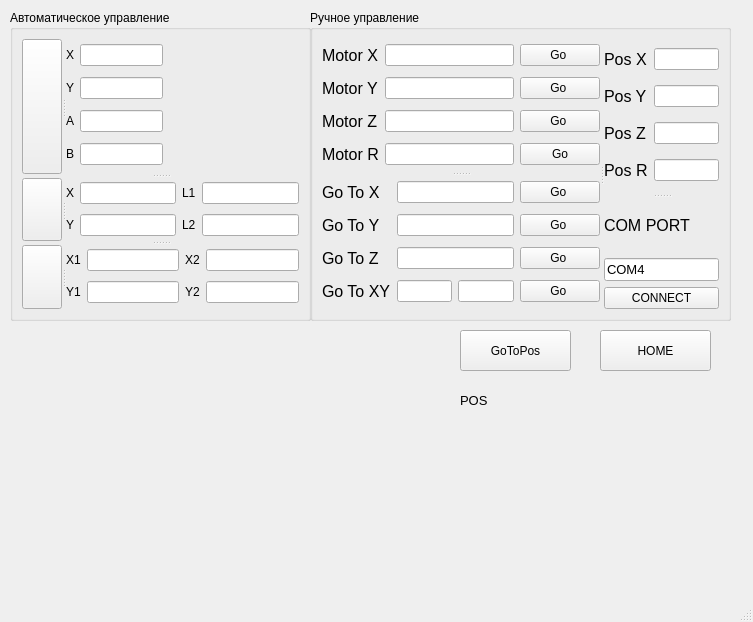
<?xml version="1.0" encoding="UTF-8"?>
<ui version="4.0">
 <class>MainWindow</class>
 <widget class="QMainWindow" name="MainWindow">
  <property name="geometry">
   <rect>
    <x>0</x>
    <y>0</y>
    <width>753</width>
    <height>622</height>
   </rect>
  </property>
  <property name="windowTitle">
   <string>MainWindow</string>
  </property>
  <widget class="QWidget" name="centralwidget">
   <widget class="QGroupBox" name="groupBox">
    <property name="geometry">
     <rect>
      <x>310</x>
      <y>10</y>
      <width>421</width>
      <height>311</height>
     </rect>
    </property>
    <property name="title">
     <string>Ручное управление</string>
    </property>
    <property name="flat">
     <bool>false</bool>
    </property>
    <layout class="QVBoxLayout" name="verticalLayout_2">
     <item>
      <widget class="QSplitter" name="splitter_3">
       <property name="orientation">
        <enum>Qt::Horizontal</enum>
       </property>
       <widget class="QSplitter" name="splitter_2">
        <property name="orientation">
         <enum>Qt::Vertical</enum>
        </property>
        <widget class="QWidget" name="layoutWidget">
         <layout class="QGridLayout" name="gridLayout">
          <item row="2" column="1">
           <widget class="QLineEdit" name="lineEdit_3"/>
          </item>
          <item row="1" column="2">
           <widget class="QPushButton" name="pushButton_2">
            <property name="text">
             <string>Go </string>
            </property>
           </widget>
          </item>
          <item row="1" column="0">
           <widget class="QLabel" name="label_2">
            <property name="font">
             <font>
              <pointsize>12</pointsize>
             </font>
            </property>
            <property name="text">
             <string>Motor Y</string>
            </property>
           </widget>
          </item>
          <item row="0" column="2">
           <widget class="QPushButton" name="pushButton">
            <property name="text">
             <string>Go </string>
            </property>
           </widget>
          </item>
          <item row="0" column="0">
           <widget class="QLabel" name="label">
            <property name="font">
             <font>
              <pointsize>12</pointsize>
             </font>
            </property>
            <property name="text">
             <string>Motor X</string>
            </property>
           </widget>
          </item>
          <item row="2" column="2">
           <widget class="QPushButton" name="pushButton_3">
            <property name="text">
             <string>Go </string>
            </property>
           </widget>
          </item>
          <item row="0" column="1">
           <widget class="QLineEdit" name="lineEdit"/>
          </item>
          <item row="1" column="1">
           <widget class="QLineEdit" name="lineEdit_2"/>
          </item>
          <item row="2" column="0">
           <widget class="QLabel" name="label_3">
            <property name="font">
             <font>
              <pointsize>12</pointsize>
             </font>
            </property>
            <property name="text">
             <string>Motor Z</string>
            </property>
           </widget>
          </item>
          <item row="3" column="2">
           <widget class="QPushButton" name="pushButton_10">
            <property name="text">
             <string>Go</string>
            </property>
           </widget>
          </item>
          <item row="3" column="1">
           <widget class="QLineEdit" name="leLineR"/>
          </item>
          <item row="3" column="0">
           <widget class="QLabel" name="label_25">
            <property name="font">
             <font>
              <pointsize>12</pointsize>
             </font>
            </property>
            <property name="text">
             <string>Motor R</string>
            </property>
           </widget>
          </item>
         </layout>
        </widget>
        <widget class="QWidget" name="layoutWidget">
         <layout class="QGridLayout" name="gridLayout_3">
          <item row="0" column="0">
           <widget class="QLabel" name="label_8">
            <property name="font">
             <font>
              <pointsize>12</pointsize>
             </font>
            </property>
            <property name="text">
             <string>Go To X</string>
            </property>
           </widget>
          </item>
          <item row="0" column="1" colspan="2">
           <widget class="QLineEdit" name="lineEdit_8"/>
          </item>
          <item row="0" column="3">
           <widget class="QPushButton" name="pushButton_7">
            <property name="text">
             <string>Go </string>
            </property>
           </widget>
          </item>
          <item row="1" column="0">
           <widget class="QLabel" name="label_9">
            <property name="font">
             <font>
              <pointsize>12</pointsize>
             </font>
            </property>
            <property name="text">
             <string>Go To Y</string>
            </property>
           </widget>
          </item>
          <item row="1" column="1" colspan="2">
           <widget class="QLineEdit" name="lineEdit_9"/>
          </item>
          <item row="1" column="3">
           <widget class="QPushButton" name="pushButton_6">
            <property name="text">
             <string>Go </string>
            </property>
           </widget>
          </item>
          <item row="2" column="0">
           <widget class="QLabel" name="label_10">
            <property name="font">
             <font>
              <pointsize>12</pointsize>
             </font>
            </property>
            <property name="text">
             <string>Go To Z</string>
            </property>
           </widget>
          </item>
          <item row="2" column="1" colspan="2">
           <widget class="QLineEdit" name="lineEdit_10"/>
          </item>
          <item row="2" column="3">
           <widget class="QPushButton" name="pushButton_5">
            <property name="text">
             <string>Go </string>
            </property>
           </widget>
          </item>
          <item row="3" column="0">
           <widget class="QLabel" name="label_11">
            <property name="font">
             <font>
              <pointsize>12</pointsize>
             </font>
            </property>
            <property name="text">
             <string>Go To XY</string>
            </property>
           </widget>
          </item>
          <item row="3" column="1">
           <widget class="QLineEdit" name="lineEdit_11"/>
          </item>
          <item row="3" column="2">
           <widget class="QLineEdit" name="lineEdit_12"/>
          </item>
          <item row="3" column="3">
           <widget class="QPushButton" name="pushButton_8">
            <property name="text">
             <string>Go </string>
            </property>
           </widget>
          </item>
         </layout>
        </widget>
       </widget>
       <widget class="QSplitter" name="splitter">
        <property name="orientation">
         <enum>Qt::Vertical</enum>
        </property>
        <widget class="QWidget" name="layoutWidget">
         <layout class="QGridLayout" name="gridLayout_2">
          <item row="2" column="1">
           <widget class="QLineEdit" name="lineEdit_6"/>
          </item>
          <item row="0" column="0">
           <widget class="QLabel" name="label_4">
            <property name="font">
             <font>
              <pointsize>12</pointsize>
             </font>
            </property>
            <property name="text">
             <string>Pos X</string>
            </property>
           </widget>
          </item>
          <item row="1" column="1">
           <widget class="QLineEdit" name="lineEdit_5"/>
          </item>
          <item row="2" column="0">
           <widget class="QLabel" name="label_6">
            <property name="font">
             <font>
              <pointsize>12</pointsize>
             </font>
            </property>
            <property name="text">
             <string>Pos Z</string>
            </property>
           </widget>
          </item>
          <item row="1" column="0">
           <widget class="QLabel" name="label_5">
            <property name="font">
             <font>
              <pointsize>12</pointsize>
             </font>
            </property>
            <property name="text">
             <string>Pos Y</string>
            </property>
           </widget>
          </item>
          <item row="0" column="1">
           <widget class="QLineEdit" name="lineEdit_4"/>
          </item>
          <item row="3" column="0">
           <widget class="QLabel" name="label_24">
            <property name="font">
             <font>
              <pointsize>12</pointsize>
             </font>
            </property>
            <property name="text">
             <string>Pos R</string>
            </property>
           </widget>
          </item>
          <item row="3" column="1">
           <widget class="QLineEdit" name="lineEdit_13"/>
          </item>
         </layout>
        </widget>
        <widget class="QWidget" name="layoutWidget">
         <layout class="QVBoxLayout" name="verticalLayout">
          <item>
           <widget class="QLabel" name="label_7">
            <property name="font">
             <font>
              <pointsize>12</pointsize>
             </font>
            </property>
            <property name="text">
             <string>COM PORT</string>
            </property>
           </widget>
          </item>
          <item>
           <widget class="QLineEdit" name="lineEdit_7">
            <property name="font">
             <font>
              <pointsize>10</pointsize>
             </font>
            </property>
            <property name="text">
             <string>COM4</string>
            </property>
           </widget>
          </item>
          <item>
           <widget class="QPushButton" name="pushButton_4">
            <property name="text">
             <string>CONNECT</string>
            </property>
           </widget>
          </item>
         </layout>
        </widget>
       </widget>
      </widget>
     </item>
    </layout>
   </widget>
   <widget class="QGroupBox" name="groupBox_2">
    <property name="geometry">
     <rect>
      <x>10</x>
      <y>10</y>
      <width>301</width>
      <height>311</height>
     </rect>
    </property>
    <property name="title">
     <string>Автоматическое управление</string>
    </property>
    <layout class="QVBoxLayout" name="verticalLayout_3">
     <item>
      <widget class="QSplitter" name="splitter_7">
       <property name="orientation">
        <enum>Qt::Vertical</enum>
       </property>
       <widget class="QSplitter" name="splitter_4">
        <property name="orientation">
         <enum>Qt::Horizontal</enum>
        </property>
        <widget class="QPushButton" name="btnDrawCircle">
         <property name="text">
          <string/>
         </property>
         <property name="icon">
          <iconset>
           <normaloff>../../Documents/0 Диплом/iconCircle.png</normaloff>../../Documents/0 Диплом/iconCircle.png</iconset>
         </property>
         <property name="iconSize">
          <size>
           <width>80</width>
           <height>80</height>
          </size>
         </property>
        </widget>
        <widget class="QWidget" name="layoutWidget">
         <layout class="QGridLayout" name="gridLayout_6">
          <item row="0" column="1">
           <widget class="QLineEdit" name="leCircleX"/>
          </item>
          <item row="2" column="0">
           <widget class="QLabel" name="label_14">
            <property name="text">
             <string>A</string>
            </property>
           </widget>
          </item>
          <item row="1" column="1">
           <widget class="QLineEdit" name="leCircleY"/>
          </item>
          <item row="0" column="0">
           <widget class="QLabel" name="label_12">
            <property name="text">
             <string>X</string>
            </property>
           </widget>
          </item>
          <item row="1" column="2">
           <spacer name="horizontalSpacer">
            <property name="orientation">
             <enum>Qt::Horizontal</enum>
            </property>
            <property name="sizeHint" stdset="0">
             <size>
              <width>160</width>
              <height>20</height>
             </size>
            </property>
           </spacer>
          </item>
          <item row="1" column="0">
           <widget class="QLabel" name="label_13">
            <property name="text">
             <string>Y</string>
            </property>
           </widget>
          </item>
          <item row="2" column="1">
           <widget class="QLineEdit" name="leCircleA"/>
          </item>
          <item row="3" column="0">
           <widget class="QLabel" name="label_23">
            <property name="text">
             <string>B</string>
            </property>
           </widget>
          </item>
          <item row="3" column="1">
           <widget class="QLineEdit" name="leCircleB"/>
          </item>
         </layout>
        </widget>
       </widget>
       <widget class="QSplitter" name="splitter_5">
        <property name="orientation">
         <enum>Qt::Horizontal</enum>
        </property>
        <widget class="QPushButton" name="btnDrawRect">
         <property name="text">
          <string/>
         </property>
         <property name="icon">
          <iconset>
           <normaloff>../../Documents/0 Диплом/iconRectangle.png</normaloff>../../Documents/0 Диплом/iconRectangle.png</iconset>
         </property>
         <property name="iconSize">
          <size>
           <width>80</width>
           <height>80</height>
          </size>
         </property>
        </widget>
        <widget class="QWidget" name="layoutWidget">
         <layout class="QGridLayout" name="gridLayout_4">
          <item row="0" column="0">
           <widget class="QLabel" name="label_15">
            <property name="text">
             <string>X</string>
            </property>
           </widget>
          </item>
          <item row="0" column="1">
           <widget class="QLineEdit" name="leRectX"/>
          </item>
          <item row="0" column="2">
           <widget class="QLabel" name="label_17">
            <property name="text">
             <string>L1</string>
            </property>
           </widget>
          </item>
          <item row="0" column="3">
           <widget class="QLineEdit" name="leRectL1"/>
          </item>
          <item row="1" column="0">
           <widget class="QLabel" name="label_16">
            <property name="text">
             <string>Y</string>
            </property>
           </widget>
          </item>
          <item row="1" column="1">
           <widget class="QLineEdit" name="leRectY"/>
          </item>
          <item row="1" column="2">
           <widget class="QLabel" name="label_18">
            <property name="text">
             <string>L2</string>
            </property>
           </widget>
          </item>
          <item row="1" column="3">
           <widget class="QLineEdit" name="leRectL2"/>
          </item>
         </layout>
        </widget>
       </widget>
       <widget class="QSplitter" name="splitter_6">
        <property name="orientation">
         <enum>Qt::Horizontal</enum>
        </property>
        <widget class="QPushButton" name="btnDrawLine">
         <property name="text">
          <string/>
         </property>
         <property name="icon">
          <iconset>
           <normaloff>../../Documents/0 Диплом/iconLine.png</normaloff>../../Documents/0 Диплом/iconLine.png</iconset>
         </property>
         <property name="iconSize">
          <size>
           <width>80</width>
           <height>80</height>
          </size>
         </property>
        </widget>
        <widget class="QWidget" name="layoutWidget">
         <layout class="QGridLayout" name="gridLayout_5">
          <item row="0" column="0">
           <widget class="QLabel" name="label_19">
            <property name="text">
             <string>X1</string>
            </property>
           </widget>
          </item>
          <item row="0" column="1">
           <widget class="QLineEdit" name="leLineX1"/>
          </item>
          <item row="0" column="2">
           <widget class="QLabel" name="label_20">
            <property name="text">
             <string>X2</string>
            </property>
           </widget>
          </item>
          <item row="0" column="3">
           <widget class="QLineEdit" name="leLineX2"/>
          </item>
          <item row="1" column="0">
           <widget class="QLabel" name="label_21">
            <property name="text">
             <string>Y1</string>
            </property>
           </widget>
          </item>
          <item row="1" column="1">
           <widget class="QLineEdit" name="leLineY1"/>
          </item>
          <item row="1" column="2">
           <widget class="QLabel" name="label_22">
            <property name="text">
             <string>Y2</string>
            </property>
           </widget>
          </item>
          <item row="1" column="3">
           <widget class="QLineEdit" name="leLineY2"/>
          </item>
         </layout>
        </widget>
       </widget>
      </widget>
     </item>
    </layout>
   </widget>
   <widget class="QPushButton" name="pushButton_9">
    <property name="geometry">
     <rect>
      <x>600</x>
      <y>330</y>
      <width>111</width>
      <height>41</height>
     </rect>
    </property>
    <property name="text">
     <string>HOME</string>
    </property>
   </widget>
   <widget class="QPushButton" name="pushButton_11">
    <property name="geometry">
     <rect>
      <x>460</x>
      <y>330</y>
      <width>111</width>
      <height>41</height>
     </rect>
    </property>
    <property name="text">
     <string>GoToPos</string>
    </property>
   </widget>
   <widget class="QLabel" name="label_26">
    <property name="geometry">
     <rect>
      <x>460</x>
      <y>380</y>
      <width>111</width>
      <height>41</height>
     </rect>
    </property>
    <property name="font">
     <font>
      <pointsize>10</pointsize>
     </font>
    </property>
    <property name="text">
     <string>POS</string>
    </property>
   </widget>
  </widget>
  <widget class="QStatusBar" name="statusbar"/>
 </widget>
 <resources/>
 <connections/>
</ui>
